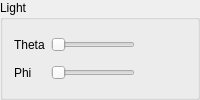
            <widget class="QGroupBox" name="groupBox_15">
             <property name="title">
              <string>Light</string>
             </property>
             <layout class="QGridLayout" name="gridLayout_58">
              <item row="1" column="0">
               <widget class="QLabel" name="label_63">
                <property name="text">
                 <string>Phi</string>
                </property>
               </widget>
              </item>
              <item row="0" column="1">
               <widget class="QSlider" name="horizontalSlider_light_theta">
                <property name="orientation">
                 <enum>Qt::Horizontal</enum>
                </property>
               </widget>
              </item>
              <item row="0" column="0">
               <widget class="QLabel" name="label_62">
                <property name="text">
                 <string>Theta</string>
                </property>
               </widget>
              </item>
              <item row="1" column="1">
               <widget class="QSlider" name="horizontalSlider_light_phi">
                <property name="orientation">
                 <enum>Qt::Horizontal</enum>
                </property>
               </widget>
              </item>
              <item row="0" column="2">
               <spacer name="horizontalSpacer_43">
                <property name="orientation">
                 <enum>Qt::Horizontal</enum>
                </property>
                <property name="sizeHint" stdset="0">
                 <size>
                  <width>40</width>
                  <height>20</height>
                 </size>
                </property>
               </spacer>
              </item>
             </layout>
            </widget>
